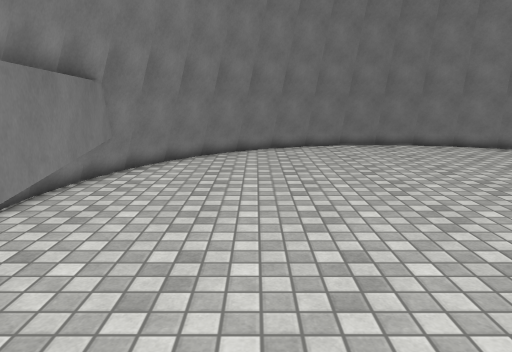
view 1 (above)

15 first-person views from a walk through a scene from a Unity 3-D project. The camera is 1.5 m above the floor, tilts 12° down and sees 70° across. The floor is counted in squares, 0.5 m on a side. Each view is taken from the middle of a square. On the plan, view 1 faces up. The plan holds only what a view shows up to about 20 squares ahead; the rest is blank. The place goes on beyond the plan. The player character is not drawn. Surface patterns are stand-ins for the level's own textures.

view 2
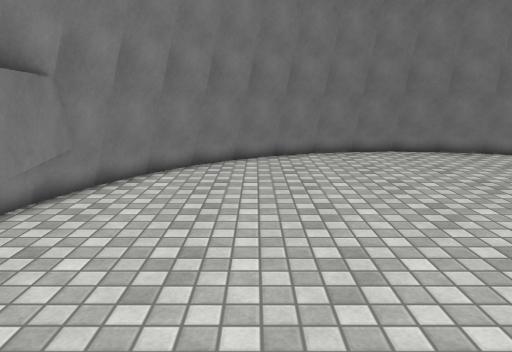

view 3
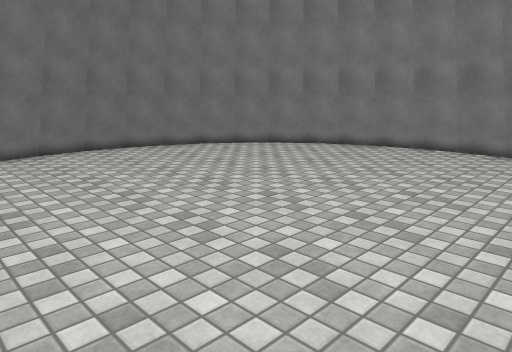

view 4
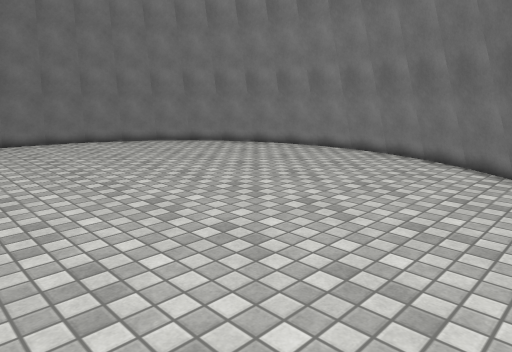

view 5
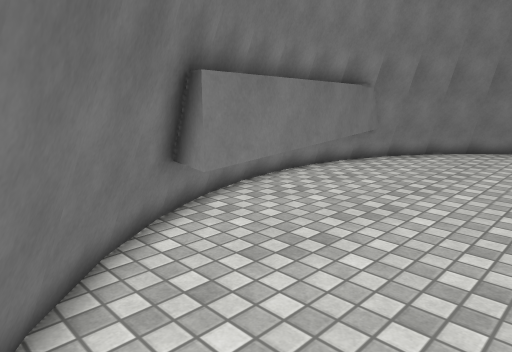

view 6
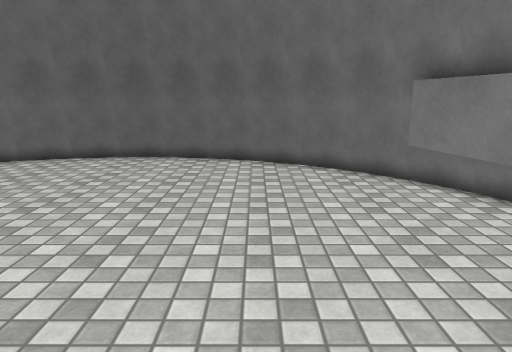

view 7
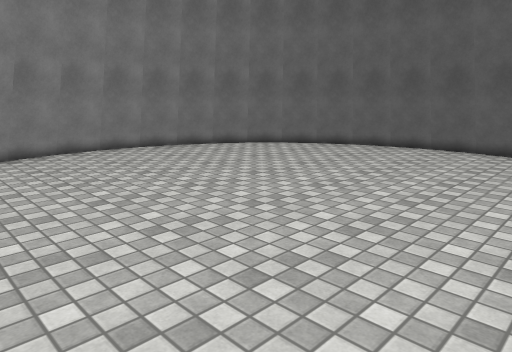

view 8
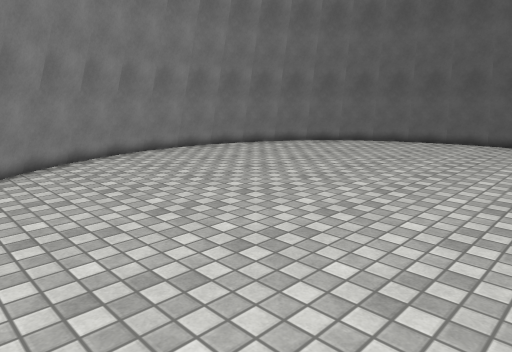

view 9
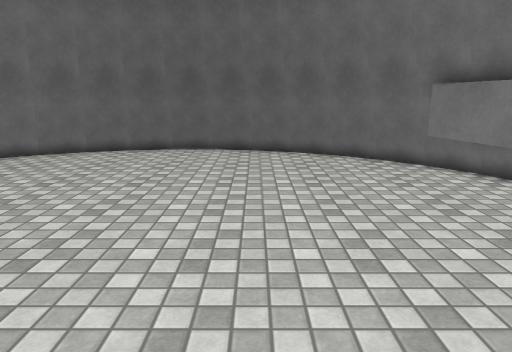

view 10
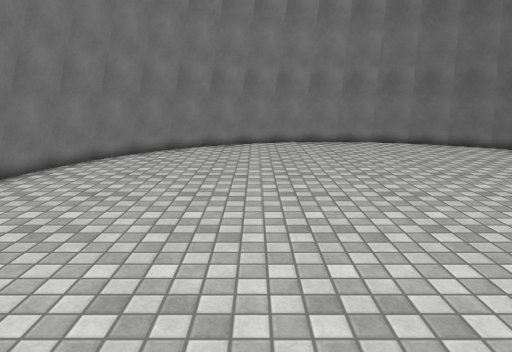

view 11
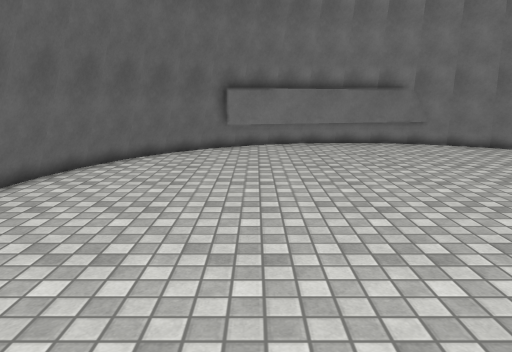

view 12
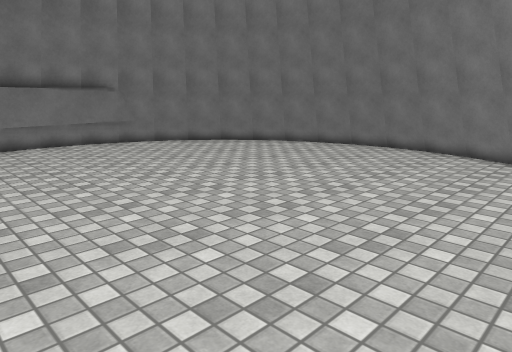

view 13
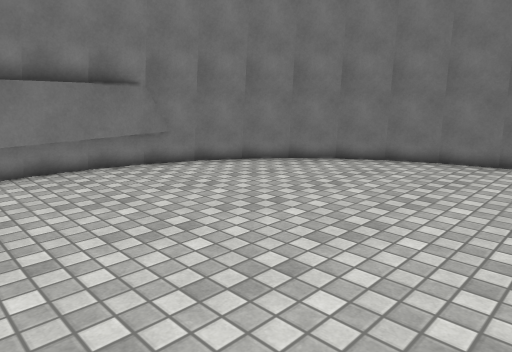

view 14
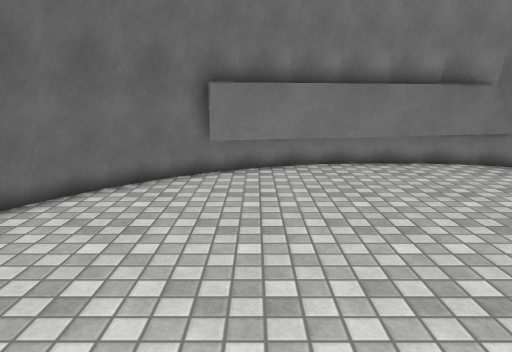

view 15
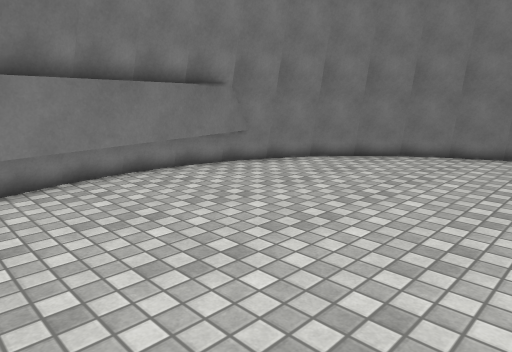

### Floor plan
Key: @ floor where view 1 was taken; # wall or solid block; . floor; = window, fence, low wall or low ledge; O other object.
Columns run from 7 left of view 1 to 22 right of it. Each row starts with its distance up from view 1.
 23           ==#######==
 22         =####  . #####=
 21       =###..........####
 20      =##..............###
 19     =##.................##
 18    =##...................##.
 17   .##.....................#=
 16   =#......................##.
 15  O##.......................##
 14  O#........................##
 13  O#.........................#=
 12 O##.........................#=
 11 O#O.........................##
 10 O O.........................##
  9 O O#........................#
  8 O  #........................##
  7 O  #........................##
  6 O# O........................#=
  5  O O........................#=
  4  O O#......................##.
  3  O# #......................#=
  2   O#O.....................##.
  1   .##.....................#=
  0    =##.@.................##.
 -1     =##.................
 -2     .=##..............###
 -3       =###..........####
 -4        .=#####.. #####=
 -5          .=########=.

Positions as (right, up) in squares from view 1, and headings:
1: (0, 0), facing up
2: (0, 3), facing up
3: (0, 2), facing up-right
4: (3, -3), facing up-right
5: (3, -3), facing up-left
6: (2, 13), facing down
7: (1, 17), facing down-right
8: (3, 21), facing down-right
9: (4, 16), facing down
10: (-3, 14), facing right
11: (18, 3), facing left
12: (18, 2), facing up-left
13: (9, 5), facing up-left
14: (10, 3), facing left
15: (7, 2), facing up-left
